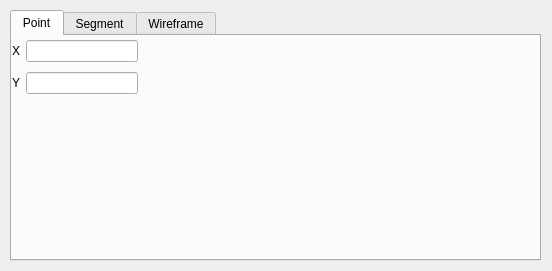
<?xml version="1.0" encoding="UTF-8"?>
<ui version="4.0">
 <class>Dialog</class>
 <widget class="QDialog" name="Dialog">
  <property name="geometry">
   <rect>
    <x>0</x>
    <y>0</y>
    <width>552</width>
    <height>271</height>
   </rect>
  </property>
  <property name="windowTitle">
   <string>Dialog</string>
  </property>
  <widget class="QTabWidget" name="tabWidget">
   <property name="geometry">
    <rect>
     <x>10</x>
     <y>10</y>
     <width>531</width>
     <height>251</height>
    </rect>
   </property>
   <property name="currentIndex">
    <number>0</number>
   </property>
   <widget class="QWidget" name="point">
    <attribute name="title">
     <string>Point</string>
    </attribute>
    <widget class="QWidget" name="layoutWidget">
     <property name="geometry">
      <rect>
       <x>0</x>
       <y>0</y>
       <width>126</width>
       <height>62</height>
      </rect>
     </property>
     <layout class="QVBoxLayout" name="verticalLayout">
      <item>
       <layout class="QHBoxLayout" name="horizontalLayout">
        <item>
         <widget class="QLabel" name="label">
          <property name="text">
           <string>X</string>
          </property>
         </widget>
        </item>
        <item>
         <widget class="QLineEdit" name="lineEdit">
          <property name="text">
           <string/>
          </property>
         </widget>
        </item>
       </layout>
      </item>
      <item>
       <layout class="QHBoxLayout" name="horizontalLayout_2">
        <item>
         <widget class="QLabel" name="label_2">
          <property name="text">
           <string>Y</string>
          </property>
         </widget>
        </item>
        <item>
         <widget class="QLineEdit" name="lineEdit_2">
          <property name="text">
           <string/>
          </property>
         </widget>
        </item>
       </layout>
      </item>
     </layout>
    </widget>
   </widget>
   <widget class="QWidget" name="segment">
    <attribute name="title">
     <string>Segment</string>
    </attribute>
    <widget class="QWidget" name="layoutWidget">
     <property name="geometry">
      <rect>
       <x>0</x>
       <y>0</y>
       <width>276</width>
       <height>89</height>
      </rect>
     </property>
     <layout class="QHBoxLayout" name="horizontalLayout_7">
      <item>
       <layout class="QVBoxLayout" name="verticalLayout_4">
        <item>
         <widget class="QLabel" name="label_7">
          <property name="text">
           <string>Beginning</string>
          </property>
         </widget>
        </item>
        <item>
         <layout class="QVBoxLayout" name="verticalLayout_2">
          <item>
           <layout class="QHBoxLayout" name="horizontalLayout_3">
            <item>
             <widget class="QLabel" name="label_3">
              <property name="text">
               <string>X1</string>
              </property>
             </widget>
            </item>
            <item>
             <widget class="QLineEdit" name="lineEdit_3">
              <property name="text">
               <string/>
              </property>
             </widget>
            </item>
           </layout>
          </item>
          <item>
           <layout class="QHBoxLayout" name="horizontalLayout_4">
            <item>
             <widget class="QLabel" name="label_4">
              <property name="text">
               <string>Y2</string>
              </property>
             </widget>
            </item>
            <item>
             <widget class="QLineEdit" name="lineEdit_4">
              <property name="text">
               <string/>
              </property>
             </widget>
            </item>
           </layout>
          </item>
         </layout>
        </item>
       </layout>
      </item>
      <item>
       <layout class="QVBoxLayout" name="verticalLayout_5">
        <item>
         <widget class="QLabel" name="label_8">
          <property name="text">
           <string>End</string>
          </property>
         </widget>
        </item>
        <item>
         <layout class="QVBoxLayout" name="verticalLayout_3">
          <item>
           <layout class="QHBoxLayout" name="horizontalLayout_5">
            <item>
             <widget class="QLabel" name="label_5">
              <property name="text">
               <string>X2</string>
              </property>
             </widget>
            </item>
            <item>
             <widget class="QLineEdit" name="lineEdit_5">
              <property name="text">
               <string/>
              </property>
             </widget>
            </item>
           </layout>
          </item>
          <item>
           <layout class="QHBoxLayout" name="horizontalLayout_6">
            <item>
             <widget class="QLabel" name="label_6">
              <property name="text">
               <string>Y2</string>
              </property>
             </widget>
            </item>
            <item>
             <widget class="QLineEdit" name="lineEdit_6">
              <property name="text">
               <string/>
              </property>
             </widget>
            </item>
           </layout>
          </item>
         </layout>
        </item>
       </layout>
      </item>
     </layout>
    </widget>
   </widget>
   <widget class="QWidget" name="wireframe">
    <attribute name="title">
     <string>Wireframe</string>
    </attribute>
    <widget class="QWidget" name="layoutWidget">
     <property name="geometry">
      <rect>
       <x>0</x>
       <y>0</y>
       <width>524</width>
       <height>219</height>
      </rect>
     </property>
     <layout class="QHBoxLayout" name="horizontalLayout_8">
      <item>
       <layout class="QVBoxLayout" name="verticalLayout_6">
        <item>
         <widget class="QLabel" name="label_9">
          <property name="text">
           <string>X (one by line)</string>
          </property>
         </widget>
        </item>
        <item>
         <widget class="QPlainTextEdit" name="plainTextEdit"/>
        </item>
       </layout>
      </item>
      <item>
       <layout class="QVBoxLayout" name="verticalLayout_7">
        <item>
         <widget class="QLabel" name="label_10">
          <property name="text">
           <string>Y (one by line)</string>
          </property>
         </widget>
        </item>
        <item>
         <widget class="QPlainTextEdit" name="plainTextEdit_2"/>
        </item>
       </layout>
      </item>
     </layout>
    </widget>
   </widget>
  </widget>
 </widget>
 <resources/>
 <connections/>
</ui>
